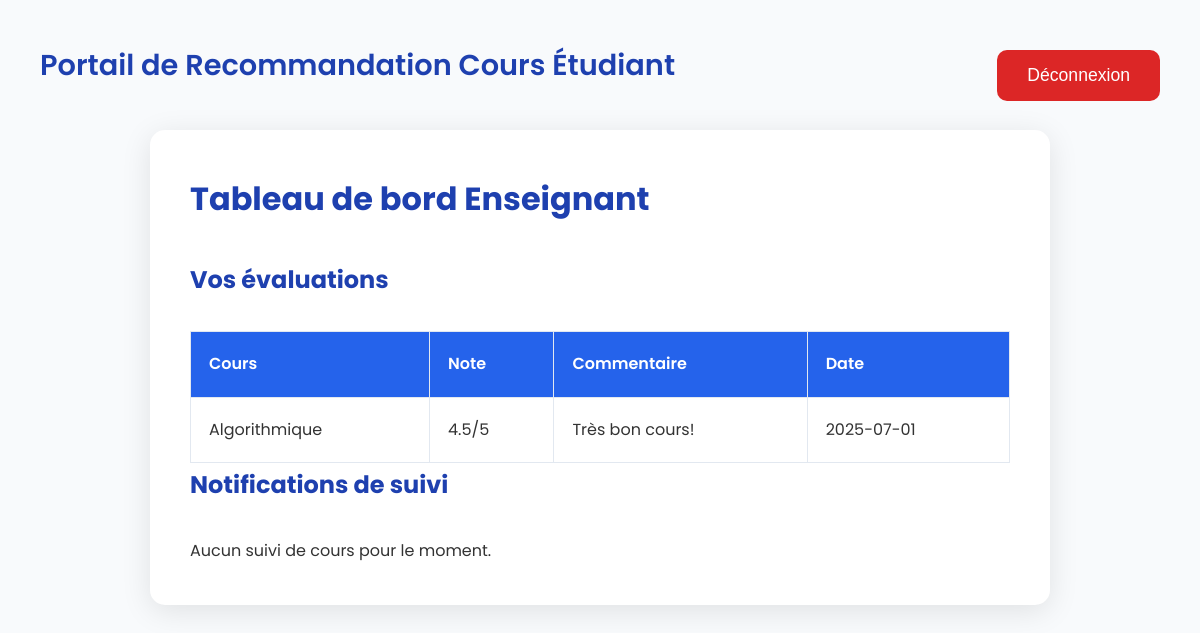
Screenshot of /enseignant.php (signed in) with the database file from the repository.
### tables this page shows
CREATE TABLE evaluation (
    id_evaluation INT AUTO_INCREMENT PRIMARY KEY,
    id_enseignant VARCHAR(10) NOT NULL,
    id_cours VARCHAR(10) NOT NULL,
    note DECIMAL(2,1) CHECK (note >= 0 AND note <= 5),
    commentaire TEXT,
    date_evaluation DATE NOT NULL,
    validee BOOLEAN DEFAULT 0,
    signale BOOLEAN DEFAULT 0,
    FOREIGN KEY (id_enseignant) REFERENCES enseignant(id_enseignant),
    FOREIGN KEY (id_cours) REFERENCES cours(id_cours)
);

CREATE TABLE cours (
    id_cours VARCHAR(10) PRIMARY KEY,
    nom_cours VARCHAR(100) NOT NULL,
    id_enseignant VARCHAR(10) NOT NULL,
    filiere VARCHAR(50) NOT NULL,
    semestre VARCHAR(10) NOT NULL,
    horaire VARCHAR(50) NOT NULL,
    FOREIGN KEY (id_enseignant) REFERENCES enseignant(id_enseignant)
);

### enseignant.php (the view, shortened to what this page needs)
<?php
$id_enseignant = $_SESSION['user_id'];
$servername = "localhost";
$username = "root";
$password = "";
$dbname = "portail_recommandations";
try {
    $conn = new PDO("mysql:host=$servername;dbname=$dbname", $username, $password);
    $conn->setAttribute(PDO::ATTR_ERRMODE, PDO::ERRMODE_EXCEPTION);
    $conn->exec("SET NAMES utf8mb4");
} catch (PDOException $e) {
    die("Erreur de connexion : " . $e->getMessage());
}
$sql = "
    SELECT c.nom_cours, ev.note, ev.commentaire, ev.date_evaluation
    FROM evaluation ev
    JOIN cours c ON ev.id_cours = c.id_cours
    WHERE ev.id_enseignant = :id_enseignant AND ev.validee = 1
    ORDER BY ev.date_evaluation DESC
";
$stmt = $conn->prepare($sql);
$stmt->bindParam(':id_enseignant', $id_enseignant);
$stmt->execute();
$evaluations = $stmt->fetchAll(PDO::FETCH_ASSOC);
$sql = "
    SELECT sc.id_etudiant, c.nom_cours, sc.date_suivi
    FROM suivi_cours sc
    JOIN cours c ON sc.id_cours = c.id_cours
    WHERE c.id_enseignant = :id_enseignant
    ORDER BY sc.date_suivi DESC
";
$stmt = $conn->prepare($sql);
$stmt->bindParam(':id_enseignant', $id_enseignant);
$stmt->execute();
$suivis = $stmt->fetchAll(PDO::FETCH_ASSOC);
?>
<!DOCTYPE html>
<html lang="fr">
<head>
    <link rel="stylesheet" href="assets/css/styles.css">
</head>
<body>
    <h1 class="site-title">Portail de Recommandation Cours Étudiant</h1>
    <button class="logout-btn" onclick="window.location.href='enseignant.php?logout=true'">Déconnexion</button>
    <div class="table-container">
        <h1>Tableau de bord Enseignant</h1>
        <h2>Vos évaluations</h2>
        <?php if (count($evaluations) > 0) { ?>
            <table>
                <thead>
                    <tr>
                        <th>Cours</th>
                        <th>Note</th>
                        <th>Commentaire</th>
                        <th>Date</th>
                    </tr>
                </thead>
                <tbody>
                    <?php foreach ($evaluations as $eval) { ?>
                        <tr>
                            <td><?php echo htmlspecialchars($eval['nom_cours']); ?></td>
                            <td><?php echo $eval['note']; ?>/5</td>
                            <td><?php echo htmlspecialchars($eval['commentaire'] ?: 'Aucun commentaire'); ?></td>
                            <td><?php echo $eval['date_evaluation']; ?></td>
                        </tr>
                    <?php } ?>
                </tbody>
            </table>
        <?php } else { ?>
            <p>Aucune évaluation validée pour le moment.</p>
        <?php } ?>
        <h2>Notifications de suivi</h2>
        <?php if (count($suivis) > 0) { ?>
            <table>
                <thead>
                    <tr>
                        <th>Étudiant</th>
                        <th>Cours</th>
                        <th>Date de suivi</th>
                    </tr>
                </thead>
                <tbody>
                    <?php for ($i = 0; $i < min(5, count($suivis)); $i++) { $suivi = $suivis[$i]; ?>
                        <tr>
                            <td><?php echo htmlspecialchars($suivi['id_etudiant']); ?></td>
                            <td><?php echo htmlspecialchars($suivi['nom_cours']); ?></td>
                            <td><?php echo $suivi['date_suivi']; ?></td>
                        </tr>
                    <?php } ?>
                </tbody>
            </table>
        <?php } else { ?>
            <p>Aucun suivi de cours pour le moment.</p>
        <?php } ?>
    </div>
</body>
</html>

### assets/css/styles.css (style rules this page uses)
* { margin: 0; padding: 0; box-sizing: border-box; }
body { font-family: 'Poppins', Arial, sans-serif; background-color: #f8fafc; color: #333; margin: 0; padding: 30px; line-height: 1.8; }
.container, .eval-container, .table-container, .admin-container, .recherche-container, .details-container, .auth-container { margin: 100px auto 40px; width: 90%; max-width: 900px; background-color: #fff; padding: 40px; border-radius: 15px; box-shadow: 0 6px 30px rgba(0, 0, 0, 0.1); }
.site-title { position: absolute; top: 40px; left: 40px; font-size: 1.8rem; font-weight: 600; color: #1e40af; }
h1, h2, h3 { color: #1e40af; margin-bottom: 30px; }
button, .btn, .back-btn, .signal-btn, .suivre-btn, .action-btn, input[type="submit"] { background-color: #2563eb; color: #fff; padding: 15px 30px; border: none; border-radius: 10px; cursor: pointer; font-size: 1.1rem; font-weight: 500; transition: background-color 0.3s ease, transform 0.2s ease; margin: 10px 0; }
.logout-btn { position: absolute; top: 40px; right: 40px; background-color: #dc2626; padding: 15px 30px; }
table { width: 100%; border-collapse: collapse; margin-top: 30px; }
th, td { padding: 18px; border: 1px solid #e2e8f0; text-align: left; }
th { background-color: #2563eb; color: #fff; font-weight: 600; }

### rows the page displays
evaluation: id_cours.nom_cours "Algorithmique", note "4.5", commentaire "Très bon cours!", date_evaluation "2025-07-01"
